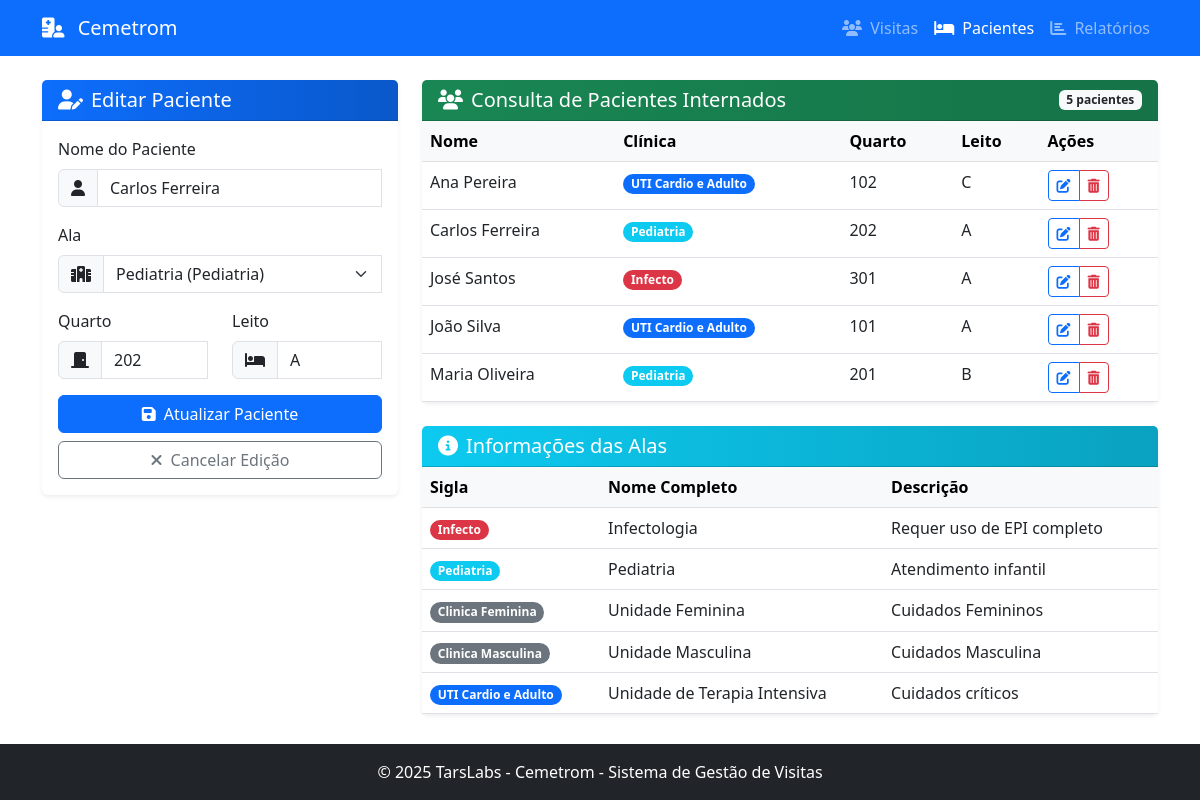
Screenshot of /pacientes?edit=5 with the database file from the repository.
### tables this page shows
CREATE TABLE pacientes (
            id INTEGER PRIMARY KEY AUTOINCREMENT,
            nome TEXT NOT NULL,
            ala_id TEXT NOT NULL,
            quarto TEXT NOT NULL,
            leito TEXT NOT NULL,
            ativo INTEGER DEFAULT 1,
            created_at TIMESTAMP DEFAULT CURRENT_TIMESTAMP,
            updated_at TIMESTAMP DEFAULT CURRENT_TIMESTAMP,
            FOREIGN KEY (ala_id) REFERENCES alas (sigla)
        );

CREATE TABLE alas (
            id INTEGER PRIMARY KEY AUTOINCREMENT,
            sigla TEXT UNIQUE NOT NULL,
            nome TEXT NOT NULL,
            descricao TEXT,
            created_at TIMESTAMP DEFAULT CURRENT_TIMESTAMP,
            updated_at TIMESTAMP DEFAULT CURRENT_TIMESTAMP
        );

### app.py (the view, shortened to what this page needs)
@app.route('/pacientes', methods=['GET', 'POST'])
def form_pacientes():
    pacientes = get_pacientes()
    alas = get_alas()
    patient_id = request.args.get('edit')
    paciente_edit = None
    if patient_id:
        paciente_edit = get_paciente_by_id(patient_id)
    return render_template('form_pacientes.html',
                          pacientes=pacientes,
                          alas=alas,
                          paciente_edit=paciente_edit)

### src/database.py (called while the page is built)
def get_db():
    if 'db' not in g:
        g.db = sqlite3.connect(
            current_app.config['DATABASE'],
            detect_types=sqlite3.PARSE_DECLTYPES
        )
        g.db.row_factory = sqlite3.Row
    return g.db

### src/pacientes.py (called while the page is built)
def get_pacientes(only_active=True):
    db = get_db()
    query = """
        SELECT p.*, a.nome as ala_nome, a.descricao as ala_descricao
        FROM pacientes p
        JOIN alas a ON p.ala_id = a.sigla
    """
    params = []
    if only_active:
        query += " WHERE p.ativo = 1"
    query += " ORDER BY p.nome"
    cursor = db.execute(query, params)
    pacientes = []
    for row in cursor.fetchall():
        pacientes.append(dict(row))
    return pacientes

def get_paciente_by_id(paciente_id):
    db = get_db()
    cursor = db.execute(
        """
        SELECT p.*, a.nome as ala_nome, a.descricao as ala_descricao
        FROM pacientes p
        JOIN alas a ON p.ala_id = a.sigla
        WHERE p.id = ?
        """,
        (paciente_id,)
    )
    paciente = cursor.fetchone()
    if paciente:
        return dict(paciente)
    return None

def get_alas():
    db = get_db()
    cursor = db.execute(
        """
        SELECT * FROM alas
        ORDER BY nome
        """
    )
    alas = []
    for row in cursor.fetchall():
        alas.append(dict(row))
    return alas

### templates/form_pacientes.html (shortened to what this page needs)
{% extends 'base.html' %}
{% block content %}
<div class="row">
    <div class="col-md-4 mb-4">
        <div class="card border-0 shadow-sm">
            <div class="card-header bg-gradient-primary text-white">
                <h5 class="mb-0">
                    {% if paciente_edit %}
                        <i class="fas fa-user-edit me-2"></i>Editar Paciente
                    {% else %}
                        <i class="fas fa-user-plus me-2"></i>Novo Paciente
                    {% endif %}
                </h5>
            </div>
            <div class="card-body">
                <form action="{{ url_for('form_pacientes') }}" method="post" class="needs-validation" novalidate>
                    <div class="mb-3">
                        <label for="name" class="form-label">Nome do Paciente</label>
                        <div class="input-group">
                            <span class="input-group-text"><i class="fas fa-user"></i></span>
                            <input type="text" class="form-control" id="name" name="name" value="{{ paciente_edit.nome if paciente_edit else '' }}" required>
                        </div>
                    </div>
                    <div class="mb-3">
                        <label for="ward" class="form-label">Ala</label>
                        <div class="input-group">
                            <span class="input-group-text"><i class="fas fa-hospital-alt"></i></span>
                            <select class="form-select" id="ward" name="ward" required>
                                {% for ala in alas %}
                                    <option value="{{ ala.sigla }}" {% if paciente_edit and paciente_edit.ala_id == ala.sigla %}selected{% endif %}>
                                        {{ ala.nome }} ({{ ala.sigla }})
                                    </option>
                                {% endfor %}
                            </select>
                        </div>
                    </div>
                    <div class="row">
                        <div class="col-md-6 mb-3">
                            <label for="room" class="form-label">Quarto</label>
                            <div class="input-group">
                                <span class="input-group-text"><i class="fas fa-door-closed"></i></span>
                                <input type="text" class="form-control" id="room" name="room" value="{{ paciente_edit.quarto if paciente_edit else '' }}" required>
                            </div>
                        </div>
                        <div class="col-md-6 mb-3">
                            <label for="bed" class="form-label">Leito</label>
                            <div class="input-group">
                                <span class="input-group-text"><i class="fas fa-bed"></i></span>
                                <input type="text" class="form-control" id="bed" name="bed" value="{{ paciente_edit.leito if paciente_edit else '' }}" required>
                            </div>
                        </div>
                    </div>
                    <div class="d-grid gap-2">
                        <button type="submit" class="btn btn-primary">
                            {% if paciente_edit %}
                                <i class="fas fa-save me-2"></i>Atualizar Paciente
                            {% else %}
                                <i class="fas fa-save me-2"></i>Cadastrar Paciente
                            {% endif %}
                        </button>
                        {% if paciente_edit %}
                            <a href="{{ url_for('form_pacientes') }}" class="btn btn-outline-secondary">
                                <i class="fas fa-times me-2"></i>Cancelar Edição
                            </a>
                        {% endif %}
                    </div>
                </form>
            </div>
        </div>
    </div>
    <div class="col-md-8">
        <div class="card border-0 shadow-sm">
            <div class="card-header bg-gradient-success text-white d-flex justify-content-between align-items-center">
                <h5 class="mb-0"><i class="fas fa-users me-2"></i>Consulta de Pacientes Internados</h5>
                <span class="badge bg-light text-dark">{{ pacientes|length }} pacientes</span>
            </div>
            <div class="card-body p-0">
                {% if pacientes %}
                    <div class="table-responsive">
                        <table class="table table-hover mb-0">
                            <thead class="table-light">
                                <tr>
                                    <th>Nome</th>
                                    <th>Clínica</th>
                                    <th>Quarto</th>
                                    <th>Leito</th>
                                    <th>Ações</th>
                                </tr>
                            </thead>
                            <tbody>
                                {% for paciente in pacientes %}
                                    <tr>
                                        <td>{{ paciente.nome }}</td>
                                        <td>
                                            <span class="badge rounded-pill
                                        {% if paciente.ala_id == 'Infecto' %}bg-danger{% endif %}
                                        {% if paciente.ala_id == 'Pediatria' %}bg-info{% endif %}
                                        {% if paciente.ala_id == 'UTI Cardio e Adulto' %}bg-primary{% endif %}
                                    ">
                                        {{ paciente.ala_id }}
                                    </span>
                                        </td>
                                        <td>{{ paciente.quarto }}</td>
                                        <td>{{ paciente.leito }}</td>
                                        <td>
                                            <div class="btn-group btn-group-sm">
                                                <a href="{{ url_for('form_pacientes', edit=paciente.id) }}" class="btn btn-outline-primary">
                                                    <i class="fas fa-edit"></i>
                                                </a>
                                                <button type="button" class="btn btn-outline-danger" data-bs-toggle="modal" data-bs-target="#deleteModal{{ paciente.id }}">
                                                    <i class="fas fa-trash-alt"></i>
                                                </button>
                                            </div>
                                        </td>
                                    </tr>
                                {% endfor %}
                            </tbody>
                        </table>
                    </div>
                {% else %}
                    <div class="alert alert-info m-3">
                        <i class="fas fa-info-circle me-2"></i>
                        Nenhum paciente cadastrado. Use o formulário ao lado para cadastrar um novo paciente.
                    </div>
                {% endif %}
            </div>
        </div>
        <div class="card border-0 shadow-sm mt-4">
            <div class="card-header bg-gradient-info text-white">
                <h5 class="mb-0"><i class="fas fa-info-circle me-2"></i>Informações das Alas</h5>
            </div>
            <div class="card-body p-0">
                <div class="table-responsive">
                    <table class="table table-hover mb-0">
                        <thead class="table-light">
                            <tr>
                                <th>Sigla</th>
                                <th>Nome Completo</th>
                                <th>Descrição</th>
                            </tr>
                        </thead>
                        <tbody>
                            {% for ala in alas %}
                                <tr>
                                    <td>
                                        <span class="badge rounded-pill
                                            {% if ala.sigla == 'Infecto' %}bg-danger{% endif %}
                                            {% if ala.sigla == 'Pediatria' %}bg-info{% endif %}
                                            {% if ala.sigla == 'UTI Cardio e Adulto' %}bg-primary{% endif %}
                                            {% if ala.sigla == 'Clinica Feminina' %}bg-secondary{% endif %}
                                            {% if ala.sigla == 'Clinica Masculina' %}bg-secondary{% endif %}
                                        ">
                                            {{ ala.sigla }}
                                        </span>
                                    </td>
                                    <td>{{ ala.nome }}</td>
                                    <td>{{ ala.descricao }}</td>
                                </tr>
                            {% endfor %}
                        </tbody>
                    </table>
                </div>
            </div>
        </div>
    </div>
</div>
{% endblock %}

### templates/base.html (style rules this page uses)
.bg-gradient-primary { background: linear-gradient(to right, #0d6efd, #0a58ca); }
.bg-gradient-success { background: linear-gradient(to right, #198754, #157347); }
.bg-gradient-info { background: linear-gradient(to right, #0dcaf0, #0aa2c0); }
body { min-height: 100vh; display: flex; flex-direction: column; }

### rows the page displays
pacientes: name "Carlos Ferreira", ward "Pediatria (Pediatria)", room "202", bed "A", nome "Carlos Ferreira", ala_id "Pediatria", quarto "202", leito "A"
pacientes: nome "Ana Pereira", ala_id "UTI Cardio e Adulto", quarto "102", leito "C"
pacientes: nome "José Santos", ala_id "Infecto", quarto "301", leito "A"
pacientes: nome "João Silva", ala_id "UTI Cardio e Adulto", quarto "101", leito "A"
pacientes: nome "Maria Oliveira", ala_id "Pediatria", quarto "201", leito "B"
alas: sigla "Infecto", nome "Infectologia", descricao "Requer uso de EPI completo"
alas: sigla "Pediatria", nome "Pediatria", descricao "Atendimento infantil"
alas: sigla "Clinica Feminina", nome "Unidade Feminina", descricao "Cuidados Femininos"
alas: sigla "Clinica Masculina", nome "Unidade Masculina", descricao "Cuidados Masculina"
alas: sigla "UTI Cardio e Adulto", nome "Unidade de Terapia Intensiva", descricao "Cuidados críticos"

### other values shown
{{ pacientes|length }} "5"
